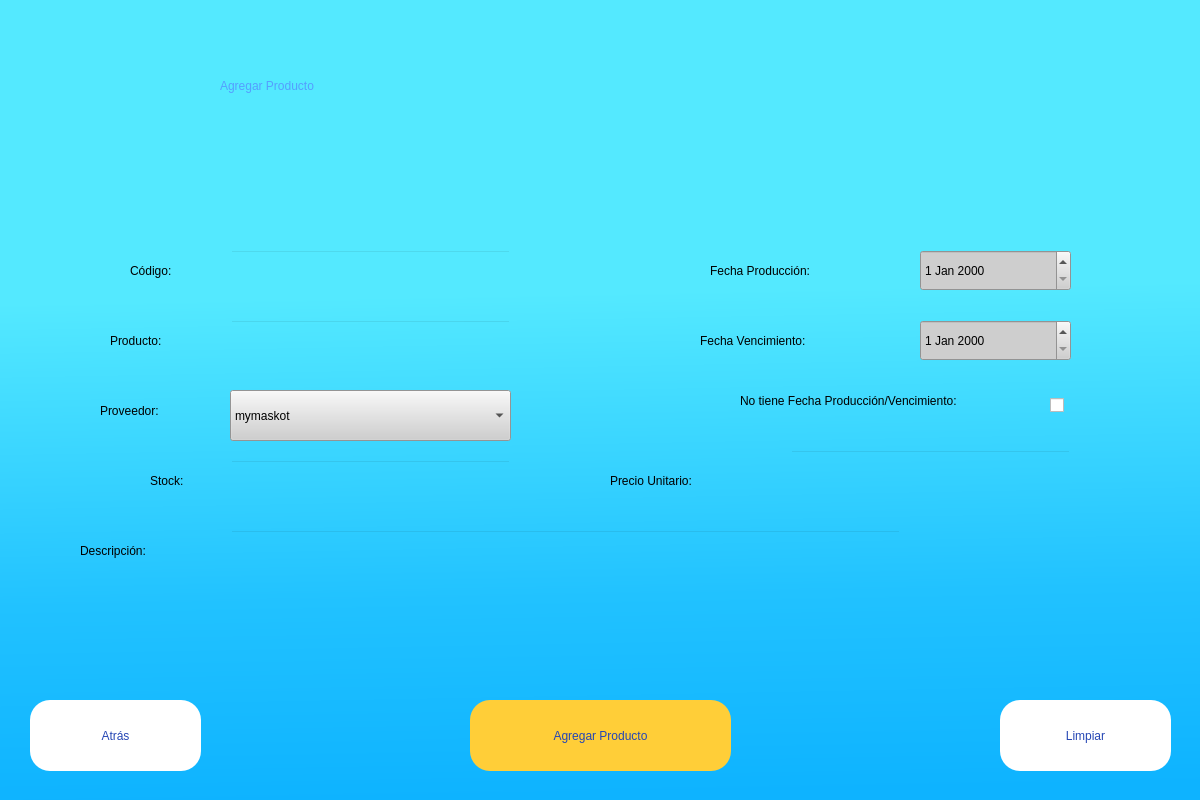
<?xml version="1.0" encoding="UTF-8"?>
<ui version="4.0">
 <class>Dialog</class>
 <widget class="QDialog" name="Dialog">
  <property name="geometry">
   <rect>
    <x>0</x>
    <y>0</y>
    <width>1200</width>
    <height>800</height>
   </rect>
  </property>
  <property name="windowTitle">
   <string>Dialog</string>
  </property>
  <widget class="QWidget" name="bgwidget" native="true">
   <property name="geometry">
    <rect>
     <x>0</x>
     <y>0</y>
     <width>1200</width>
     <height>800</height>
    </rect>
   </property>
   <property name="styleSheet">
    <string notr="true">QWidget#bgwidget{
background-color: qlineargradient(spread:pad, x1:0.2441, y1:0.318, x2:0.263682, y2:1, stop:0.079602 rgba(84, 233, 255, 255), stop:0.636816 rgba(33, 194, 255, 255), stop:1 rgba(14, 179, 255, 255));}</string>
   </property>
   <widget class="QLabel" name="label">
    <property name="geometry">
     <rect>
      <x>220</x>
      <y>30</y>
      <width>771</width>
      <height>111</height>
     </rect>
    </property>
    <property name="styleSheet">
     <string notr="true">font: 63 italic 48pt &quot;Cascadia Mono SemiBold&quot;;
color: rgb(84, 158, 255);
</string>
    </property>
    <property name="text">
     <string>Agregar Producto</string>
    </property>
   </widget>
   <widget class="QLabel" name="label_5">
    <property name="geometry">
     <rect>
      <x>130</x>
      <y>250</y>
      <width>101</width>
      <height>41</height>
     </rect>
    </property>
    <property name="styleSheet">
     <string notr="true">font: 75 15pt &quot;MS Shell Dlg 2&quot;;</string>
    </property>
    <property name="text">
     <string>Código:</string>
    </property>
   </widget>
   <widget class="QLineEdit" name="codigo">
    <property name="geometry">
     <rect>
      <x>230</x>
      <y>250</y>
      <width>281</width>
      <height>51</height>
     </rect>
    </property>
    <property name="styleSheet">
     <string notr="true">background-color: rgba(0, 0, 0, 0);
font: 12pt &quot;MS Shell Dlg 2&quot;;</string>
    </property>
    <property name="text">
     <string/>
    </property>
   </widget>
   <widget class="QLineEdit" name="producto">
    <property name="geometry">
     <rect>
      <x>230</x>
      <y>320</y>
      <width>281</width>
      <height>51</height>
     </rect>
    </property>
    <property name="styleSheet">
     <string notr="true">background-color: rgba(0, 0, 0, 0);
font: 12pt &quot;MS Shell Dlg 2&quot;;</string>
    </property>
    <property name="text">
     <string/>
    </property>
   </widget>
   <widget class="QLineEdit" name="descrip">
    <property name="geometry">
     <rect>
      <x>230</x>
      <y>530</y>
      <width>671</width>
      <height>51</height>
     </rect>
    </property>
    <property name="styleSheet">
     <string notr="true">background-color: rgba(0, 0, 0, 0);
font: 12pt &quot;MS Shell Dlg 2&quot;;</string>
    </property>
    <property name="text">
     <string/>
    </property>
   </widget>
   <widget class="QLabel" name="label_6">
    <property name="geometry">
     <rect>
      <x>110</x>
      <y>320</y>
      <width>111</width>
      <height>41</height>
     </rect>
    </property>
    <property name="styleSheet">
     <string notr="true">font: 75 15pt &quot;MS Shell Dlg 2&quot;;</string>
    </property>
    <property name="text">
     <string>Producto:</string>
    </property>
   </widget>
   <widget class="QLabel" name="label_7">
    <property name="geometry">
     <rect>
      <x>100</x>
      <y>390</y>
      <width>121</width>
      <height>41</height>
     </rect>
    </property>
    <property name="styleSheet">
     <string notr="true">font: 75 15pt &quot;MS Shell Dlg 2&quot;;</string>
    </property>
    <property name="text">
     <string>Proveedor:</string>
    </property>
   </widget>
   <widget class="QLabel" name="label_8">
    <property name="geometry">
     <rect>
      <x>80</x>
      <y>530</y>
      <width>141</width>
      <height>41</height>
     </rect>
    </property>
    <property name="styleSheet">
     <string notr="true">font: 75 15pt &quot;MS Shell Dlg 2&quot;;</string>
    </property>
    <property name="text">
     <string>Descripción:</string>
    </property>
   </widget>
   <widget class="QDateEdit" name="dateProduc">
    <property name="geometry">
     <rect>
      <x>920</x>
      <y>250</y>
      <width>151</width>
      <height>41</height>
     </rect>
    </property>
    <property name="styleSheet">
     <string notr="true">background-color: rgb(206, 206, 206);
font: 12pt &quot;MS Shell Dlg 2&quot; center;</string>
    </property>
   </widget>
   <widget class="QDateEdit" name="dateVenci">
    <property name="geometry">
     <rect>
      <x>920</x>
      <y>320</y>
      <width>151</width>
      <height>41</height>
     </rect>
    </property>
    <property name="styleSheet">
     <string notr="true">background-color: rgb(206, 206, 206);
font: 12pt &quot;MS Shell Dlg 2&quot; center;</string>
    </property>
   </widget>
   <widget class="QLabel" name="label_11">
    <property name="geometry">
     <rect>
      <x>710</x>
      <y>250</y>
      <width>211</width>
      <height>41</height>
     </rect>
    </property>
    <property name="styleSheet">
     <string notr="true">font: 75 15pt &quot;MS Shell Dlg 2&quot;;</string>
    </property>
    <property name="text">
     <string>Fecha Producción:</string>
    </property>
   </widget>
   <widget class="QLabel" name="label_12">
    <property name="geometry">
     <rect>
      <x>700</x>
      <y>320</y>
      <width>231</width>
      <height>41</height>
     </rect>
    </property>
    <property name="styleSheet">
     <string notr="true">font: 75 15pt &quot;MS Shell Dlg 2&quot;;</string>
    </property>
    <property name="text">
     <string>Fecha Vencimiento:</string>
    </property>
   </widget>
   <widget class="QLabel" name="label_9">
    <property name="geometry">
     <rect>
      <x>150</x>
      <y>460</y>
      <width>71</width>
      <height>41</height>
     </rect>
    </property>
    <property name="styleSheet">
     <string notr="true">font: 75 15pt &quot;MS Shell Dlg 2&quot;;</string>
    </property>
    <property name="text">
     <string>Stock:</string>
    </property>
   </widget>
   <widget class="QLineEdit" name="stock">
    <property name="geometry">
     <rect>
      <x>230</x>
      <y>460</y>
      <width>281</width>
      <height>51</height>
     </rect>
    </property>
    <property name="styleSheet">
     <string notr="true">background-color: rgba(0, 0, 0, 0);
font: 12pt &quot;MS Shell Dlg 2&quot;;</string>
    </property>
    <property name="text">
     <string/>
    </property>
   </widget>
   <widget class="QPushButton" name="atrasBoton">
    <property name="enabled">
     <bool>true</bool>
    </property>
    <property name="geometry">
     <rect>
      <x>30</x>
      <y>700</y>
      <width>171</width>
      <height>71</height>
     </rect>
    </property>
    <property name="styleSheet">
     <string notr="true">text-align: center;
border-radius:20px;
background-color: rgb(255, 255, 255);

font: 15pt &quot;MS Shell Dlg 2&quot;;
color: rgb(37, 70, 180);

</string>
    </property>
    <property name="text">
     <string>Atrás</string>
    </property>
   </widget>
   <widget class="QComboBox" name="comboProv">
    <property name="geometry">
     <rect>
      <x>230</x>
      <y>390</y>
      <width>281</width>
      <height>51</height>
     </rect>
    </property>
    <property name="styleSheet">
     <string notr="true">font: 12pt &quot;MS Shell Dlg 2&quot;;
background-color: rgb(207, 207, 207);</string>
    </property>
    <item>
     <property name="text">
      <string>mymaskot</string>
     </property>
    </item>
    <item>
     <property name="text">
      <string>vacunaDog</string>
     </property>
    </item>
    <item>
     <property name="text">
      <string>Ricocrack</string>
     </property>
    </item>
    <item>
     <property name="text">
      <string>PerfumesDog</string>
     </property>
    </item>
    <item>
     <property name="text">
      <string>ToyCat</string>
     </property>
    </item>
    <item>
     <property name="text">
      <string>Doggy</string>
     </property>
    </item>
   </widget>
   <widget class="QLabel" name="error">
    <property name="geometry">
     <rect>
      <x>320</x>
      <y>640</y>
      <width>561</width>
      <height>31</height>
     </rect>
    </property>
    <property name="styleSheet">
     <string notr="true">color: rgb(255,0,0);
font: 11pt &quot;MS Shell Dlg 2&quot;;
</string>
    </property>
    <property name="text">
     <string/>
    </property>
   </widget>
   <widget class="QLabel" name="mensaje">
    <property name="geometry">
     <rect>
      <x>440</x>
      <y>160</y>
      <width>331</width>
      <height>41</height>
     </rect>
    </property>
    <property name="styleSheet">
     <string notr="true">color: rgb(0, 0, 0);
font: 20pt &quot;MS Shell Dlg 2&quot;;
</string>
    </property>
    <property name="text">
     <string/>
    </property>
   </widget>
   <widget class="QPushButton" name="limpiarBoton">
    <property name="enabled">
     <bool>true</bool>
    </property>
    <property name="geometry">
     <rect>
      <x>1000</x>
      <y>700</y>
      <width>171</width>
      <height>71</height>
     </rect>
    </property>
    <property name="styleSheet">
     <string notr="true">text-align: center;
border-radius:20px;
background-color: rgb(255, 255, 255);

font: 15pt &quot;MS Shell Dlg 2&quot;;
color: rgb(37, 70, 180);

</string>
    </property>
    <property name="text">
     <string>Limpiar</string>
    </property>
   </widget>
   <widget class="QPushButton" name="agregarBoton">
    <property name="enabled">
     <bool>true</bool>
    </property>
    <property name="geometry">
     <rect>
      <x>470</x>
      <y>700</y>
      <width>261</width>
      <height>71</height>
     </rect>
    </property>
    <property name="styleSheet">
     <string notr="true">text-align: center;
border-radius:20px;
background-color: rgb(255, 206, 56);

font: 15pt &quot;MS Shell Dlg 2&quot;;
color: rgb(37, 70, 180);

</string>
    </property>
    <property name="text">
     <string>Agregar Producto</string>
    </property>
   </widget>
   <widget class="QLabel" name="label_13">
    <property name="geometry">
     <rect>
      <x>740</x>
      <y>380</y>
      <width>301</width>
      <height>41</height>
     </rect>
    </property>
    <property name="styleSheet">
     <string notr="true">font: 75 10pt &quot;MS Shell Dlg 2&quot;;</string>
    </property>
    <property name="text">
     <string>No tiene Fecha Producción/Vencimiento:</string>
    </property>
   </widget>
   <widget class="QCheckBox" name="check">
    <property name="geometry">
     <rect>
      <x>1050</x>
      <y>370</y>
      <width>21</width>
      <height>71</height>
     </rect>
    </property>
    <property name="text">
     <string/>
    </property>
    <property name="tristate">
     <bool>false</bool>
    </property>
   </widget>
   <widget class="QLineEdit" name="precio">
    <property name="geometry">
     <rect>
      <x>790</x>
      <y>450</y>
      <width>281</width>
      <height>51</height>
     </rect>
    </property>
    <property name="styleSheet">
     <string notr="true">background-color: rgba(0, 0, 0, 0);
font: 12pt &quot;MS Shell Dlg 2&quot;;</string>
    </property>
    <property name="text">
     <string/>
    </property>
   </widget>
   <widget class="QLabel" name="label_10">
    <property name="geometry">
     <rect>
      <x>610</x>
      <y>460</y>
      <width>171</width>
      <height>41</height>
     </rect>
    </property>
    <property name="styleSheet">
     <string notr="true">font: 75 15pt &quot;MS Shell Dlg 2&quot;;</string>
    </property>
    <property name="text">
     <string>Precio Unitario:</string>
    </property>
   </widget>
  </widget>
 </widget>
 <resources/>
 <connections/>
</ui>
